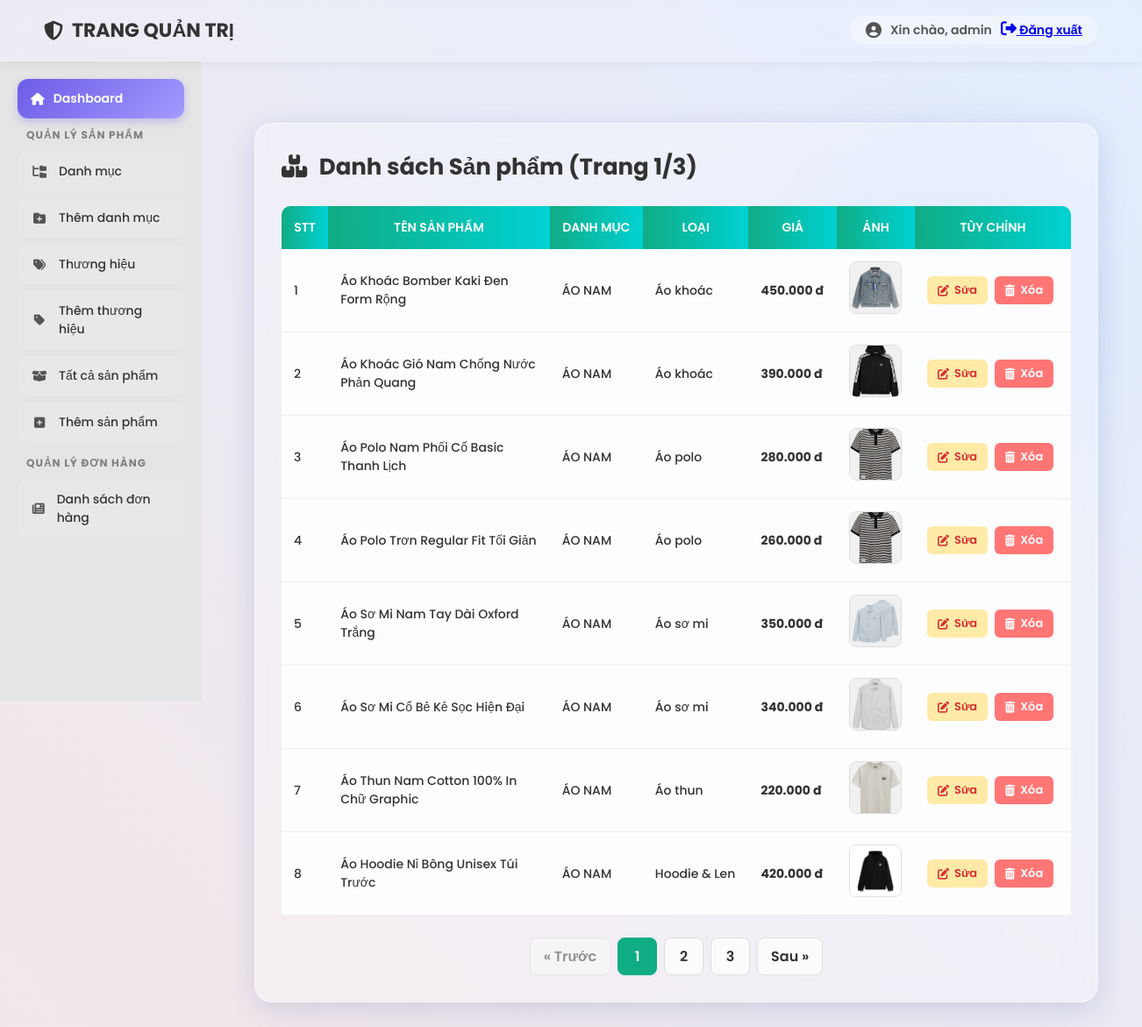
Screenshot of /5Themen/5Themen-project/admin/productlist.php (signed in) with the database file from the repository.
### tables this page shows
CREATE TABLE IF NOT EXISTS `tbl_product` (
  `product_id` int(11) NOT NULL AUTO_INCREMENT,
  `product_name` varchar(255) NOT NULL,
  `category_id` int(11) NOT NULL,
  `brand_id` int(11) NOT NULL,
  `product_price` decimal(12,2) NOT NULL DEFAULT 0.00,
  `product_sale` decimal(12,2) NOT NULL DEFAULT 0.00,
  `product_desc` text DEFAULT NULL,
  `product_img` varchar(255) DEFAULT NULL,
  PRIMARY KEY (`product_id`),
  KEY `fk_product_category` (`category_id`),
  KEY `fk_product_brand` (`brand_id`),
  CONSTRAINT `fk_product_brand` FOREIGN KEY (`brand_id`) REFERENCES `tbl_brand` (`brand_id`) ON DELETE CASCADE,
  CONSTRAINT `fk_product_category` FOREIGN KEY (`category_id`) REFERENCES `tbl_category` (`category_id`) ON DELETE CASCADE
);

CREATE TABLE IF NOT EXISTS `tbl_category` (
  `category_id` int(11) NOT NULL AUTO_INCREMENT,
  `category_name` varchar(255) NOT NULL,
  `parent_id` int(11) NOT NULL DEFAULT 0,
  PRIMARY KEY (`category_id`),
  KEY `idx_parent_id` (`parent_id`)
);

CREATE TABLE IF NOT EXISTS `tbl_brand` (
  `brand_id` int(11) NOT NULL AUTO_INCREMENT,
  `brand_name` varchar(255) NOT NULL,
  `category_id` int(11) NOT NULL,
  PRIMARY KEY (`brand_id`),
  KEY `fk_brand_category` (`category_id`),
  CONSTRAINT `fk_brand_category` FOREIGN KEY (`category_id`) REFERENCES `tbl_category` (`category_id`) ON DELETE CASCADE
);

### 5Themen/5Themen-project/include/session.php (called while the page is built, shortened)
<?php
class Session
{
    public static function get($key, $default = false)
    {
        return isset($_SESSION[$key]) ? $_SESSION[$key] : $default;
    }
}

### 5Themen/5Themen-project/include/database.php (called while the page is built, shortened)
<?php
class Database {
    public $link;
    private function connectDB() {
        $this->link = new mysqli(DB_HOST, DB_USER, DB_PASS, DB_NAME);
        $this->link->set_charset("utf8mb4");
    }
    public function select($q)  { return $this->link->query($q); }
}
?>

### 5Themen/5Themen-project/admin/productlist.php (the view, shortened to what this page needs)
<?php
include "../include/session.php";
include "../include/database.php";
require_once __DIR__ . "/header.php";
require_once __DIR__ . "/slider.php";
$db = new Database();
$products_per_page = 8;
$current_page = isset($_GET['page']) ? (int)$_GET['page'] : 1;
$count_query    = $db->select("SELECT COUNT(*) AS total_products FROM tbl_product");
$total_products = $count_query->fetch_assoc()['total_products'];
$total_pages    = ceil($total_products / $products_per_page);
$offset = ($current_page - 1) * $products_per_page;
$sql = "
    SELECT
        p.*,
        c.category_name,
        b.brand_name
    FROM tbl_product p
    JOIN tbl_category c ON p.category_id = c.category_id
    JOIN tbl_brand b ON p.brand_id = b.brand_id
    LIMIT $products_per_page OFFSET $offset
";
$list = $db->select($sql);
?>
<div class="admin-content-right">
    <div class="blob-decor-list"></div>
    <div class="list-container">
        <h1 class="list-title">
            <i class="fa-solid fa-boxes-stacked"></i>
            Danh sách Sản phẩm (Trang <?= $current_page ?>/<?= $total_pages ?>)
        </h1>
        <table>
            <thead>
                <tr>
                    <th>STT</th>
                    <th>Tên sản phẩm</th>
                    <th>Danh mục</th>
                    <th>Loại</th>
                    <th>Giá</th>
                    <th>Ảnh</th>
                    <th>Tùy chỉnh</th>
                </tr>
            </thead>
            <tbody>
                <?php if ($list && $list->num_rows > 0): ?>
                    <?php
                        $i = $offset + 1;
                        while ($r = $list->fetch_assoc()):
                    ?>
                    <tr>
                        <td><?= $i++ ?></td>
                        <td style="max-width:250px;"><?= htmlspecialchars($r['product_name']) ?></td>
                        <td><?= htmlspecialchars($r['category_name']) ?></td>
                        <td><?= htmlspecialchars($r['brand_name']) ?></td>
                        <td class="price-col">
                            <?= number_format($r['product_price'], 0, ',', '.') ?> đ
                        </td>
                        <td>
                            <?php if (!empty($r['product_img'])): ?>
                                <img src="../<?= htmlspecialchars($r['product_img']) ?>" alt="">
                            <?php else: ?>
                                <span>N/A</span>
                            <?php endif; ?>
                        </td>
                        <td>
                            <a href="productedit.php?id=<?= $r['product_id'] ?>" class="action-link edit-btn">
                                <i class="fa-solid fa-pen-to-square"></i> Sửa
                            </a>
                            <a href="productdelete.php?id=<?= $r['product_id'] ?>"
                               onclick="return confirm('Bạn có chắc muốn xóa sản phẩm ID: <?= $r['product_id'] ?>?')"
                               class="action-link delete-btn">
                                <i class="fa-solid fa-trash-can"></i> Xóa
                            </a>
                        </td>
                    </tr>
                    <?php endwhile; ?>
                <?php endif; ?>
            </tbody>
        </table>
        <?php if ($total_pages > 1): ?>
            <div class="pagination">
                <a href="?page=<?= $current_page - 1 ?>"
                   class="<?= ($current_page <= 1) ? 'disabled' : '' ?>">&laquo; Trước</a>
                <?php for ($p = 1; $p <= $total_pages; $p++): ?>
                    <a href="?page=<?= $p ?>" class="<?= ($p == $current_page) ? 'active' : '' ?>">
                        <?= $p ?>
                    </a>
                <?php endfor; ?>
                <a href="?page=<?= $current_page + 1 ?>"
                   class="<?= ($current_page >= $total_pages) ? 'disabled' : '' ?>">Sau &raquo;</a>
            </div>
        <?php endif; ?>
    </div>
</div>
</section>
</div>
</body>
</html>

### 5Themen/5Themen-project/admin/header.php (shortened to what this page needs)
<?php
$adminDisplayName = Session::get('admin_name', 'Admin');
?>
<!DOCTYPE html>
<html lang="vi">
<head>
    <link rel="stylesheet" href="https://cdnjs.cloudflare.com/ajax/libs/font-awesome/6.5.0/css/all.min.css">
</head>
<body>
<header>
    <h1>
        <a href="admin_home.php">
            <i class="fa-solid fa-shield-halved"></i> TRANG QUẢN TRỊ
        </a>
    </h1>
    <div class="header-user-info">
        <i class="fa-solid fa-circle-user"></i>
        <span>Xin chào, <?= htmlspecialchars($adminDisplayName) ?></span>
        <a href="logout_admin.php" class="logout-btn">
            <i class="fa-solid fa-right-from-bracket"></i> Đăng xuất
        </a>
    </div>
</header>
<div class="main-content-wrapper">

### 5Themen/5Themen-project/admin/slider.php (shortened to what this page needs)
<section class="admin-content">
    <div class="admin-content-left">
        <a href="admin_home.php" class="btn-back">
            <i class="fa-solid fa-house"></i> Dashboard
        </a>
        <div class="menu-group">
            <div class="menu-title">Quản lý Sản phẩm</div>
            <ul>
                <li>
                    <a href="categorylist.php">
                        <i class="fa-solid fa-folder-tree"></i> Danh mục
                    </a>
                </li>
                <li>
                    <a href="categoryadd.php">
                        <i class="fa-solid fa-folder-plus"></i> Thêm danh mục
                    </a>
                </li>
                <li>
                    <a href="brandlist.php">
                        <i class="fa-solid fa-tags"></i> Thương hiệu
                    </a>
                </li>
                <li>
                    <a href="brandadd.php">
                        <i class="fa-solid fa-tag"></i> Thêm thương hiệu
                    </a>
                </li>
                <li>
                    <a href="productlist.php">
                        <i class="fa-solid fa-box-open"></i> Tất cả sản phẩm
                    </a>
                </li>
                <li>
                    <a href="productadd.php">
                        <i class="fa-solid fa-square-plus"></i> Thêm sản phẩm
                    </a>
                </li>
            </ul>
        </div>
        <div class="menu-group">
            <div class="menu-title">Quản lý Đơn hàng</div>
            <ul>
                <li>
                    <a href="orders.php">
                        <i class="fa-solid fa-newspaper"></i> Danh sách đơn hàng
                    </a>
                </li>
            </ul>
        </div>
    </div>

### 5Themen/5Themen-project/admin/header.php (style rules this page uses)
:root { --header-height: 70px; }
* { margin: 0; padding: 0; box-sizing: border-box; }
body { font-family: "Poppins", sans-serif; background: linear-gradient(45deg, #f3e7e9 0%, #e3eeff 100%); min-height: 100vh; padding-top: var(--header-height); }
header { position: fixed; top: 0; left: 0; width: 100%; height: var(--header-height); padding: 0 50px; background: rgba(255, 255, 255, 0.1); backdrop-filter: blur(15px); -webkit-backdrop-filter: blur(15px); border-bottom: 1px solid rgba(255, 255, 255, 0.3); display: flex; align-items: center; justify-content: space-between; z-index: 1000; box-shadow: 0 2px 15px rgba(0,0,0,0.05); }
header h1 a { text-decoration: none; font-size: 22px; font-weight: 700; color: #333; display: flex; align-items: center; gap: 10px; }
.header-user-info { font-size: 14px; font-weight: 600; color: #555; display: flex; align-items: center; gap: 10px; background: rgba(255,255,255,0.35); padding: 6px 18px; border-radius: 30px; }
.header-user-info i { font-size: 18px; }
.main-content-wrapper { width: 100%; padding: 20px; }

### 5Themen/5Themen-project/admin/slider.php (style rules this page uses)
.admin-content { display: flex; gap: 0; min-height: calc(100vh - var(--header-height, 70px)); margin-top: 10px; }
.admin-content-left { position: fixed; top: 70px; left: 0; width: 230px; height: calc(100vh - 70px); overflow-y: auto; background: #e5e5e5; padding: 20px; box-sizing: border-box; z-index: 999; }
.btn-back { display: flex; align-items: center; gap: 10px; padding: 12px 15px; background: linear-gradient(135deg, #6c5ce7, #a29bfe); color: white !important; text-decoration: none; border-radius: 12px; font-weight: 600; font-size: 14px; box-shadow: 0 4px 10px rgba(108, 92, 231, 0.3); transition: transform 0.2s ease; margin-bottom: 10px; }
.menu-group { margin-bottom: 15px; }
.menu-title { font-size: 12px; font-weight: 700; color: #666; text-transform: uppercase; letter-spacing: 1px; margin-bottom: 10px; padding-left: 10px; opacity: 0.8; }
.admin-content-left ul { list-style: none; padding: 0; margin: 0; }
.admin-content-left ul li { margin-bottom: 8px; }
.admin-content-left ul li a { display: flex; align-items: center; gap: 12px; padding: 12px 15px; color: #333; text-decoration: none; font-size: 14px; font-weight: 500; border-radius: 10px; transition: all 0.3s ease; background: rgba(255, 255, 255, 0.1); }
.admin-content-left ul li a i { width: 20px; text-align: center; color: #555; transition: 0.3s; }

### rows the page displays
tbl_product: product_name "Áo Khoác Bomber Kaki Đen Form Rộng", category.category_name "ÁO NAM", brand.brand_name "Áo khoác", product_price "450.000", product_img (picture)
tbl_product: product_name "Áo Khoác Gió Nam Chống Nước Phản Quang", category.category_name "ÁO NAM", brand.brand_name "Áo khoác", product_price "390.000", product_img (picture)
tbl_product: product_name "Áo Polo Nam Phối Cổ Basic Thanh Lịch", category.category_name "ÁO NAM", brand.brand_name "Áo polo", product_price "280.000", product_img (picture)
tbl_product: product_name "Áo Polo Trơn Regular Fit Tối Giản", category.category_name "ÁO NAM", brand.brand_name "Áo polo", product_price "260.000", product_img (picture)
tbl_product: product_name "Áo Sơ Mi Nam Tay Dài Oxford Trắng", category.category_name "ÁO NAM", brand.brand_name "Áo sơ mi", product_price "350.000", product_img (picture)
tbl_product: product_name "Áo Sơ Mi Cổ Bẻ Kẻ Sọc Hiện Đại", category.category_name "ÁO NAM", brand.brand_name "Áo sơ mi", product_price "340.000", product_img (picture)
tbl_product: product_name "Áo Thun Nam Cotton 100% In Chữ Graphic", category.category_name "ÁO NAM", brand.brand_name "Áo thun", product_price "220.000", product_img (picture)
tbl_product: product_name "Áo Hoodie Nỉ Bông Unisex Túi Trước", category.category_name "ÁO NAM", brand.brand_name "Hoodie & Len", product_price "420.000", product_img (picture)

### other values shown
$adminDisplayName "admin"
$current_page "1"
$total_pages "3"
